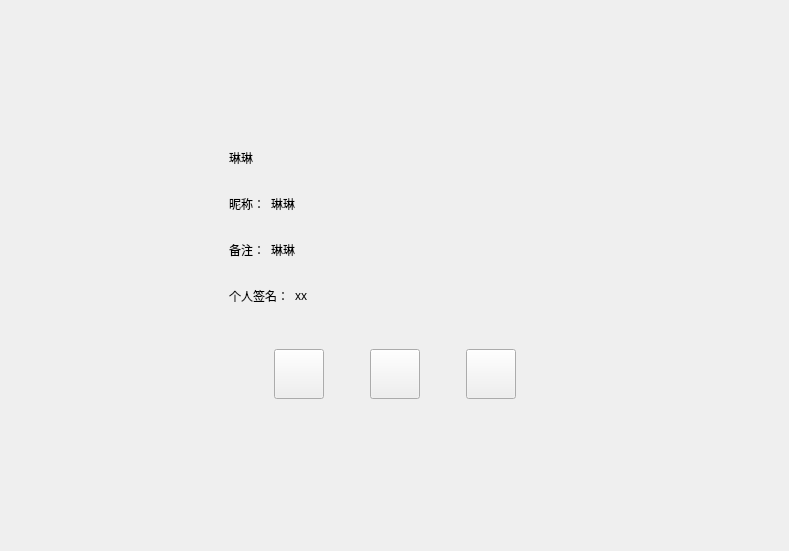
<?xml version="1.0" encoding="UTF-8"?>
<ui version="4.0">
 <class>FriendInfoPage</class>
 <widget class="QWidget" name="FriendInfoPage">
  <property name="geometry">
   <rect>
    <x>0</x>
    <y>0</y>
    <width>789</width>
    <height>551</height>
   </rect>
  </property>
  <property name="windowTitle">
   <string>Form</string>
  </property>
  <layout class="QVBoxLayout" name="verticalLayout">
   <property name="leftMargin">
    <number>120</number>
   </property>
   <property name="topMargin">
    <number>120</number>
   </property>
   <property name="rightMargin">
    <number>120</number>
   </property>
   <property name="bottomMargin">
    <number>120</number>
   </property>
   <item>
    <widget class="QWidget" name="widget" native="true">
     <layout class="QHBoxLayout" name="horizontalLayout">
      <item>
       <widget class="QLabel" name="icon_lb">
        <property name="minimumSize">
         <size>
          <width>85</width>
          <height>85</height>
         </size>
        </property>
        <property name="maximumSize">
         <size>
          <width>85</width>
          <height>85</height>
         </size>
        </property>
        <property name="text">
         <string/>
        </property>
       </widget>
      </item>
      <item>
       <widget class="QWidget" name="widget_3" native="true">
        <layout class="QVBoxLayout" name="verticalLayout_2">
         <item>
          <widget class="QWidget" name="widget_4" native="true">
           <property name="minimumSize">
            <size>
             <width>0</width>
             <height>40</height>
            </size>
           </property>
           <property name="maximumSize">
            <size>
             <width>16777215</width>
             <height>40</height>
            </size>
           </property>
           <layout class="QHBoxLayout" name="horizontalLayout_2">
            <property name="leftMargin">
             <number>0</number>
            </property>
            <property name="topMargin">
             <number>0</number>
            </property>
            <property name="rightMargin">
             <number>0</number>
            </property>
            <property name="bottomMargin">
             <number>0</number>
            </property>
            <item>
             <widget class="QLabel" name="name_lb">
              <property name="minimumSize">
               <size>
                <width>40</width>
                <height>0</height>
               </size>
              </property>
              <property name="maximumSize">
               <size>
                <width>16777215</width>
                <height>16777215</height>
               </size>
              </property>
              <property name="text">
               <string>琳琳</string>
              </property>
             </widget>
            </item>
            <item>
             <widget class="QLabel" name="sex_lb">
              <property name="minimumSize">
               <size>
                <width>40</width>
                <height>40</height>
               </size>
              </property>
              <property name="maximumSize">
               <size>
                <width>40</width>
                <height>40</height>
               </size>
              </property>
              <property name="text">
               <string/>
              </property>
             </widget>
            </item>
            <item>
             <spacer name="horizontalSpacer">
              <property name="orientation">
               <enum>Qt::Horizontal</enum>
              </property>
              <property name="sizeHint" stdset="0">
               <size>
                <width>40</width>
                <height>20</height>
               </size>
              </property>
             </spacer>
            </item>
           </layout>
          </widget>
         </item>
         <item>
          <widget class="QWidget" name="widget_2" native="true">
           <property name="minimumSize">
            <size>
             <width>0</width>
             <height>40</height>
            </size>
           </property>
           <property name="maximumSize">
            <size>
             <width>16777215</width>
             <height>40</height>
            </size>
           </property>
           <layout class="QHBoxLayout" name="horizontalLayout_3">
            <property name="leftMargin">
             <number>0</number>
            </property>
            <property name="topMargin">
             <number>0</number>
            </property>
            <property name="rightMargin">
             <number>0</number>
            </property>
            <property name="bottomMargin">
             <number>0</number>
            </property>
            <item>
             <widget class="QLabel" name="nick_tip">
              <property name="minimumSize">
               <size>
                <width>0</width>
                <height>30</height>
               </size>
              </property>
              <property name="maximumSize">
               <size>
                <width>50</width>
                <height>30</height>
               </size>
              </property>
              <property name="text">
               <string>昵称：</string>
              </property>
             </widget>
            </item>
            <item>
             <widget class="QLabel" name="nick_lb">
              <property name="text">
               <string>琳琳</string>
              </property>
             </widget>
            </item>
            <item>
             <spacer name="horizontalSpacer_2">
              <property name="orientation">
               <enum>Qt::Horizontal</enum>
              </property>
              <property name="sizeHint" stdset="0">
               <size>
                <width>40</width>
                <height>20</height>
               </size>
              </property>
             </spacer>
            </item>
           </layout>
          </widget>
         </item>
         <item>
          <widget class="QWidget" name="widget_5" native="true">
           <property name="minimumSize">
            <size>
             <width>0</width>
             <height>40</height>
            </size>
           </property>
           <property name="maximumSize">
            <size>
             <width>16777215</width>
             <height>40</height>
            </size>
           </property>
           <layout class="QHBoxLayout" name="horizontalLayout_4">
            <property name="leftMargin">
             <number>0</number>
            </property>
            <property name="topMargin">
             <number>0</number>
            </property>
            <property name="rightMargin">
             <number>0</number>
            </property>
            <property name="bottomMargin">
             <number>0</number>
            </property>
            <item>
             <widget class="QLabel" name="bak_tip">
              <property name="minimumSize">
               <size>
                <width>0</width>
                <height>30</height>
               </size>
              </property>
              <property name="maximumSize">
               <size>
                <width>50</width>
                <height>30</height>
               </size>
              </property>
              <property name="text">
               <string>备注：</string>
              </property>
             </widget>
            </item>
            <item>
             <widget class="QLabel" name="bak_lb">
              <property name="text">
               <string>琳琳</string>
              </property>
             </widget>
            </item>
            <item>
             <spacer name="horizontalSpacer_7">
              <property name="orientation">
               <enum>Qt::Horizontal</enum>
              </property>
              <property name="sizeHint" stdset="0">
               <size>
                <width>40</width>
                <height>20</height>
               </size>
              </property>
             </spacer>
            </item>
           </layout>
          </widget>
         </item>
         <item>
          <widget class="QWidget" name="widget_7" native="true">
           <property name="minimumSize">
            <size>
             <width>0</width>
             <height>40</height>
            </size>
           </property>
           <property name="maximumSize">
            <size>
             <width>16777215</width>
             <height>40</height>
            </size>
           </property>
           <layout class="QHBoxLayout" name="horizontalLayout_6">
            <property name="leftMargin">
             <number>0</number>
            </property>
            <property name="topMargin">
             <number>0</number>
            </property>
            <property name="rightMargin">
             <number>0</number>
            </property>
            <property name="bottomMargin">
             <number>0</number>
            </property>
            <item>
             <widget class="QLabel" name="desc_tip">
              <property name="minimumSize">
               <size>
                <width>0</width>
                <height>30</height>
               </size>
              </property>
              <property name="maximumSize">
               <size>
                <width>100</width>
                <height>30</height>
               </size>
              </property>
              <property name="text">
               <string>个人签名：</string>
              </property>
             </widget>
            </item>
            <item>
             <widget class="QLabel" name="desc_lb">
              <property name="text">
               <string>xx</string>
              </property>
             </widget>
            </item>
            <item>
             <spacer name="horizontalSpacer_8">
              <property name="orientation">
               <enum>Qt::Horizontal</enum>
              </property>
              <property name="sizeHint" stdset="0">
               <size>
                <width>305</width>
                <height>20</height>
               </size>
              </property>
             </spacer>
            </item>
           </layout>
          </widget>
         </item>
        </layout>
       </widget>
      </item>
     </layout>
    </widget>
   </item>
   <item>
    <widget class="QWidget" name="widget_6" native="true">
     <layout class="QHBoxLayout" name="horizontalLayout_5">
      <item>
       <spacer name="horizontalSpacer_3">
        <property name="orientation">
         <enum>Qt::Horizontal</enum>
        </property>
        <property name="sizeHint" stdset="0">
         <size>
          <width>40</width>
          <height>20</height>
         </size>
        </property>
       </spacer>
      </item>
      <item>
       <widget class="ClickedBtn" name="msg_chat">
        <property name="minimumSize">
         <size>
          <width>50</width>
          <height>50</height>
         </size>
        </property>
        <property name="maximumSize">
         <size>
          <width>50</width>
          <height>50</height>
         </size>
        </property>
        <property name="text">
         <string/>
        </property>
       </widget>
      </item>
      <item>
       <spacer name="horizontalSpacer_5">
        <property name="orientation">
         <enum>Qt::Horizontal</enum>
        </property>
        <property name="sizeType">
         <enum>QSizePolicy::Fixed</enum>
        </property>
        <property name="sizeHint" stdset="0">
         <size>
          <width>40</width>
          <height>20</height>
         </size>
        </property>
       </spacer>
      </item>
      <item>
       <widget class="ClickedBtn" name="voice_chat">
        <property name="minimumSize">
         <size>
          <width>50</width>
          <height>50</height>
         </size>
        </property>
        <property name="maximumSize">
         <size>
          <width>50</width>
          <height>50</height>
         </size>
        </property>
        <property name="text">
         <string/>
        </property>
       </widget>
      </item>
      <item>
       <spacer name="horizontalSpacer_6">
        <property name="orientation">
         <enum>Qt::Horizontal</enum>
        </property>
        <property name="sizeType">
         <enum>QSizePolicy::Fixed</enum>
        </property>
        <property name="sizeHint" stdset="0">
         <size>
          <width>40</width>
          <height>20</height>
         </size>
        </property>
       </spacer>
      </item>
      <item>
       <widget class="ClickedBtn" name="video_chat">
        <property name="minimumSize">
         <size>
          <width>50</width>
          <height>50</height>
         </size>
        </property>
        <property name="maximumSize">
         <size>
          <width>50</width>
          <height>50</height>
         </size>
        </property>
        <property name="text">
         <string/>
        </property>
       </widget>
      </item>
      <item>
       <spacer name="horizontalSpacer_4">
        <property name="orientation">
         <enum>Qt::Horizontal</enum>
        </property>
        <property name="sizeHint" stdset="0">
         <size>
          <width>40</width>
          <height>20</height>
         </size>
        </property>
       </spacer>
      </item>
     </layout>
    </widget>
   </item>
   <item>
    <spacer name="verticalSpacer_2">
     <property name="orientation">
      <enum>Qt::Vertical</enum>
     </property>
     <property name="sizeHint" stdset="0">
      <size>
       <width>20</width>
       <height>40</height>
      </size>
     </property>
    </spacer>
   </item>
  </layout>
 </widget>
 <customwidgets>
  <customwidget>
   <class>ClickedBtn</class>
   <extends>QPushButton</extends>
   <header>clickedbtn.h</header>
  </customwidget>
 </customwidgets>
 <resources/>
 <connections/>
</ui>
